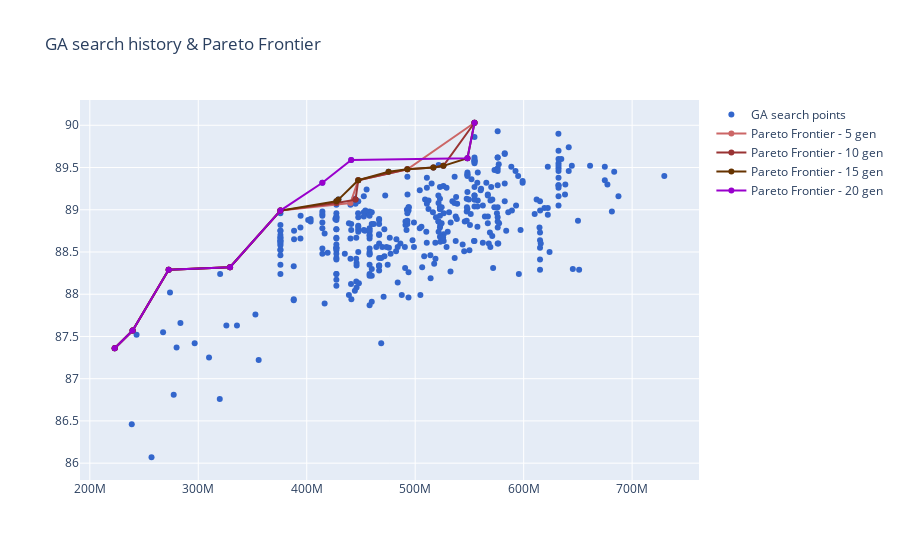

Notebook cell for this chart:
### Code cell
# [Reference - RGB color] http://www.n2n.pe.kr/lev-1/color.htm
fig = go.Figure()


# Add traces
fig.add_trace(go.Scatter(x=x_all[:], y=y_all[:],  # 100, 200, 300, 400
                    mode='markers',
                    name='GA search points',
                    marker_color='rgb(051, 102, 204)'
                ))


fig.add_trace(go.Scatter(x=x_pareto_5, y=y_pareto_5,
                    mode='lines+markers',
                    name='Pareto Frontier - 5 gen',
                    line_color='rgb(204, 102, 102)'  # 생상값 FF9999
                ))

fig.add_trace(go.Scatter(x=x_pareto_10, y=y_pareto_10,
                    mode='lines+markers',
                    name='Pareto Frontier - 10 gen',
                    line_color='rgb(153, 051, 051)'  # 생상값 CC6666' 
                ))

fig.add_trace(go.Scatter(x=x_pareto_15, y=y_pareto_15,
                    mode='lines+markers',
                    name='Pareto Frontier - 15 gen',
                    line_color='rgb(102, 051, 000)'  # 생상값 993333
                ))


fig.add_trace(go.Scatter(x=x_pareto_20, y=y_pareto_20,
                    mode='lines+markers',
                    name='Pareto Frontier - 20 gen',
                    line_color='rgb(153, 000, 204)'  # 생상값 660000
                ))

fig.update_layout(title='GA search history & Pareto Frontier',
                  yaxis_zeroline=False, xaxis_zeroline=False)

fig.show()

### Figure 1 — Plotly figure (JSON) as saved in the notebook; plotly's stock layout.template omitted (floating-point values rounded to 4 significant figures; data arrays with more than 128 entries replaced by an {"elided": "..."} marker saying what was removed)
{"data": [{"marker": {"color": "rgb(051, 102, 204)"}, "mode": "markers", "name": "GA search points", "type": "scatter", "x": {"elided": "400 int values"}, "y": {"elided": "400 float values"}}, {"line": {"color": "rgb(204, 102, 102)"}, "mode": "lines+markers", "name": "Pareto Frontier - 5 gen", "type": "scatter", "x": [222941296, 239474800, 272711552, 329265920, 375730304, 440328064, 447499392, 492787584, 554664704], "y": [87.36, 87.57, 88.29, 88.32, 88.99, 89.08, 89.35, 89.48, 90.03]}, {"line": {"color": "rgb(153, 051, 051)"}, "mode": "lines+markers", "name": "Pareto Frontier - 10 gen", "type": "scatter", "x": [222941296, 239474800, 272711552, 329265920, 375730304, 427324800, 444974080, 444974080, 447499392, 492787584, 516743168, 526000320, 554664704], "y": [87.36, 87.57, 88.29, 88.32, 88.99, 89.08, 89.12, 89.12, 89.35, 89.48, 89.5, 89.52, 90.03]}, {"line": {"color": "rgb(102, 051, 000)"}, "mode": "lines+markers", "name": "Pareto Frontier - 15 gen", "type": "scatter", "x": [222941296, 239474800, 272711552, 329265920, 375730304, 427324800, 429187392, 447499392, 475452224, 492787584, 516743168, 526000320, 548163072, 554664704], "y": [87.36, 87.57, 88.29, 88.32, 88.99, 89.1, 89.12, 89.35, 89.45, 89.48, 89.5, 89.52, 89.61, 90.03]}, {"line": {"color": "rgb(153, 000, 204)"}, "mode": "lines+markers", "name": "Pareto Frontier - 20 gen", "type": "scatter", "x": [222941296, 239474800, 272711552, 329265920, 375730304, 414405248, 440997760, 548163072, 554664704], "y": [87.36, 87.57, 88.29, 88.32, 88.99, 89.32, 89.59, 89.61, 90.03]}], "layout": {"title": {"text": "GA search history & Pareto Frontier"}, "xaxis": {"zeroline": false}, "yaxis": {"zeroline": false}}}
